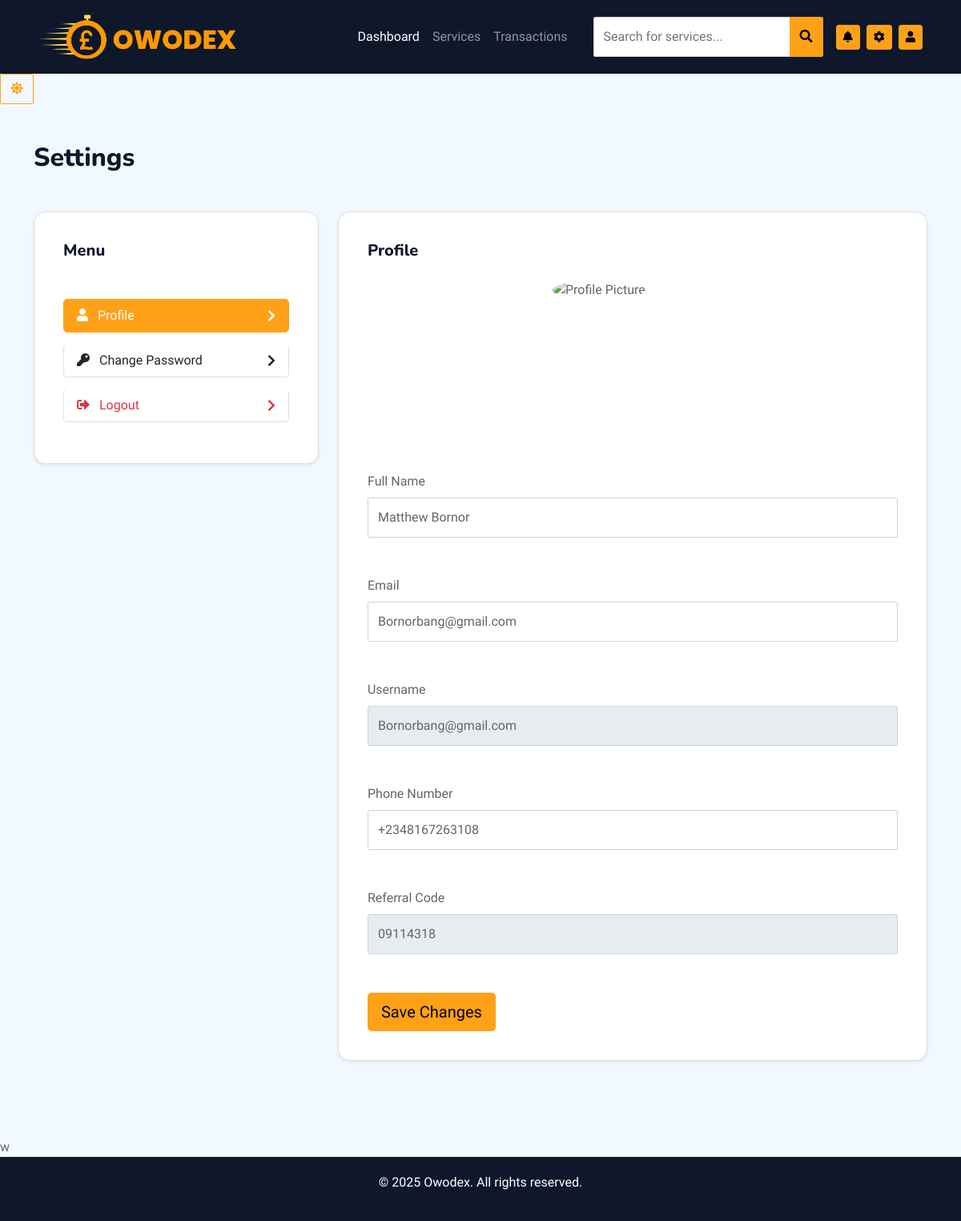
The page /settings/ (signed in) on the database its author committed.
### app/models.py (models this page shows, shortened)
class CustomUser(AbstractUser):
    email = models.EmailField(unique=True)
    phone_number = PhoneNumberField(blank=True, null=True)
    username = models.CharField(max_length=150, unique=True)
    referral_code = models.CharField(max_length=10, unique=True, blank=True)
    referred_by = models.ForeignKey('self', on_delete=models.SET_NULL, null=True, blank=True, related_name='referrals')
    bonus_amount = models.DecimalField(max_digits=10, decimal_places=2, default=0.00)
    USERNAME_FIELD = 'email'
    REQUIRED_FIELDS = ['username']
    objects = CustomUserManager()

### app/views.py (the view)
# urls.py: path('settings/', user_settings, name ='settings'),
@login_required
def user_settings(request):
    if request.method == 'POST':
        if 'change_password' in request.POST:
            password_form = PasswordChangeForm(request.user, request.POST)
            if password_form.is_valid():
                user = password_form.save()
                update_session_auth_hash(request, user)  # Important!
                messages.success(request, 'Your password was successfully updated!')
                return redirect('settings')
            else:
                messages.error(request, 'Please correct the error below.')
        else:
            user = request.user
            user.first_name = request.POST.get('full_name').split()[0]
            user.last_name = ' '.join(request.POST.get('full_name').split()[1:])
            user.email = request.POST.get('email')
            user.phone_number = request.POST.get('phone_number')
            if 'profile_image' in request.FILES:
                user.profile_image = request.FILES['profile_image']
            user.save()
            messages.success(request, 'Profile updated successfully.')
            return redirect('settings')
    else:
        password_form = PasswordChangeForm(request.user)
    return render(request, 'dashboard/settings.html', {'password_form': password_form})

### app/context_processors.py (called while the page is built)
def user_notifications(request):
    if request.user.is_authenticated:
        notifications = Notification.objects.filter(
            users=request.user, is_read=False
        ).order_by('-created_at')[:5]  # Get the 5 most recent unread notifications
        unread_count = notifications.count()
        return {
            'user_notifications': notifications,
            'unread_notification_count': unread_count
        }
    return {}

### templates/dashboard/settings.html (shortened to what this page needs)
{% extends 'dashboard/main.html' %}
{% load static %}
{% load widget_tweaks %}
{% block maincontent %}
<div class="container-xxl py-5">
    <div class="container">
        <h2 class="mb-5">Settings</h2>
        <div class="row">
            <div class="col-md-4">
                <div class="card">
                    <div class="card-body settings-menu">
                        <h5 class="card-title mb-5">Menu</h5>
                        <div class="list-group">
                            <a href="#profile" class="list-group-item list-group-item-action d-flex justify-content-between align-items-center active" data-bs-toggle="list">
                                <div>
                                    <i class="fas fa-user me-2"></i>
                                    Profile
                                </div>
                                <i class="fas fa-chevron-right"></i>
                            </a>
                            <a href="#change-password" class="list-group-item list-group-item-action d-flex justify-content-between align-items-center" data-bs-toggle="list">
                                <div>
                                    <i class="fas fa-key me-2"></i>
                                    Change Password
                                </div>
                                <i class="fas fa-chevron-right"></i>
                            </a>
                            <a href="{% url 'logout' %}" class="list-group-item list-group-item-action d-flex justify-content-between align-items-center text-danger" id="logout-link">
                                <div>
                                    <i class="fas fa-sign-out-alt me-2"></i>
                                    Logout
                                </div>
                                <i class="fas fa-chevron-right"></i>
                            </a>
                        </div>
                    </div>
                </div>
            </div>
            <div class="col-md-8">
                <div class="card">
                    <div class="card-body">
                        <div class="tab-content">
                            <div class="tab-pane fade show active" id="profile">
                                <h5 class="card-title mb-4">Profile</h5>
                                <form method="post" enctype="multipart/form-data">
                                    <div class="profile-image-container">
                                        <img src="{{ user.profile_picture.url|default:'https://wallpapers.com/images/high/anonymous-profile-silhouette-b714qekh29tu1anb.png' }}" alt="Profile Picture" id="profileImage" class="profile-image">
                                        <label for="profileImageUpload" class="profile-image-upload">
                                        </label>
                                    </div>
                                    <div class="mb-5">
                                        <label for="fullName" class="form-label">Full Name</label>
                                        <input type="text" class="form-control" id="fullName" name="full_name" placeholder="Enter your full name" value="{{ user.get_full_name }}">
                                    </div>
                                    <div class="mb-5">
                                        <label for="email" class="form-label">Email</label>
                                        <input type="email" class="form-control" id="email" name="email" placeholder="Enter your email" value="{{ user.email }}">
                                    </div>
                                    <div class="mb-5">
                                        <label for="username" class="form-label">Username</label>
                                        <input type="username" class="form-control" id="username" name="username" placeholder="Enter your email" readonly value="{{ user.username }}">
                                    </div>
                                    <div class="mb-5">
                                        <label for="phoneNumber" class="form-label">Phone Number</label>
                                        <input type="tel" class="form-control" id="phoneNumber" name="phone_number" placeholder="Enter your phone number" value="{{ user.phone_number }}">
                                    </div>
                                    <div class="mb-5">
                                        <label for="referralCode" class="form-label">Referral Code</label>
                                        <input type="text" class="form-control" id="referralCode" name="referral_code" placeholder="Your referral code" readonly value="{{ user.referral_code }}">
                                    </div>
                                    <button type="submit" class="btn btn-primary btn-lg">Save Changes</button>
                                </form>
                            </div>
                        </div>
                    </div>
                </div>
            </div>
        </div>
    </div>
</div>w
{% endblock %}

### static/css/dashboard.css (style rules this page uses)
html, body { height: 100%; }
body { display: flex; flex-direction: column; }
.card { border-radius: 15px; box-shadow: 0 0.125rem 0.25rem rgba(0, 0, 0, 0.075); margin-bottom: 3rem; }
.card-body { padding: 2.25rem; }
body { display: flex; flex-direction: column; min-height: 100vh; }
.settings-menu .list-group-item { margin-bottom: 15px; border-radius: 5px; }
.profile-image-container { width: 200px; height: 200px; margin: 0 auto 40px; position: relative; }
.profile-image { width: 100%; height: 100%; border-radius: 50%; object-fit: cover; }
.profile-image-upload { position: absolute; bottom: 10px; right: 10px; border-radius: 50%; padding: 10px; cursor: pointer; }
.form-control { padding: 12px; font-size: 16px; }

### rows shown on the page
CustomUser: full_name "Matthew Bornor", email "Bornorbang@gmail.com", username "Bornorbang@gmail.com", phone_number "+2348167263108", referral_code "09114318"
